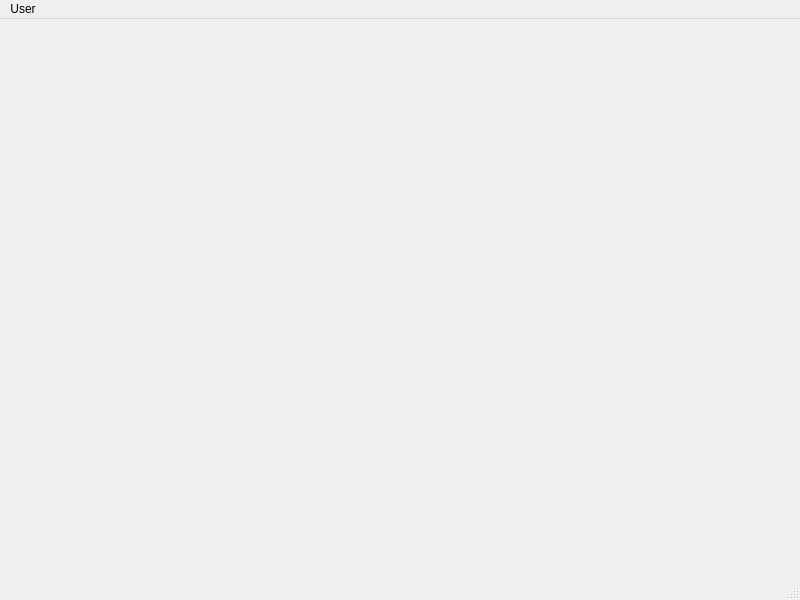
<?xml version="1.0" encoding="UTF-8"?>
<ui version="4.0">
 <class>MainWindow</class>
 <widget class="QMainWindow" name="MainWindow">
  <property name="geometry">
   <rect>
    <x>0</x>
    <y>0</y>
    <width>800</width>
    <height>600</height>
   </rect>
  </property>
  <property name="windowTitle">
   <string>MainWindow</string>
  </property>
  <widget class="QWidget" name="centralwidget"/>
  <widget class="QMenuBar" name="menubar">
   <property name="geometry">
    <rect>
     <x>0</x>
     <y>0</y>
     <width>800</width>
     <height>22</height>
    </rect>
   </property>
   <widget class="QMenu" name="menuMember">
    <property name="title">
     <string>User</string>
    </property>
    <addaction name="actionNew"/>
    <addaction name="actionList"/>
   </widget>
   <addaction name="menuMember"/>
  </widget>
  <widget class="QStatusBar" name="statusbar"/>
  <action name="actionNew">
   <property name="text">
    <string>New</string>
   </property>
  </action>
  <action name="actionList">
   <property name="text">
    <string>List</string>
   </property>
  </action>
 </widget>
 <resources/>
 <connections/>
</ui>
